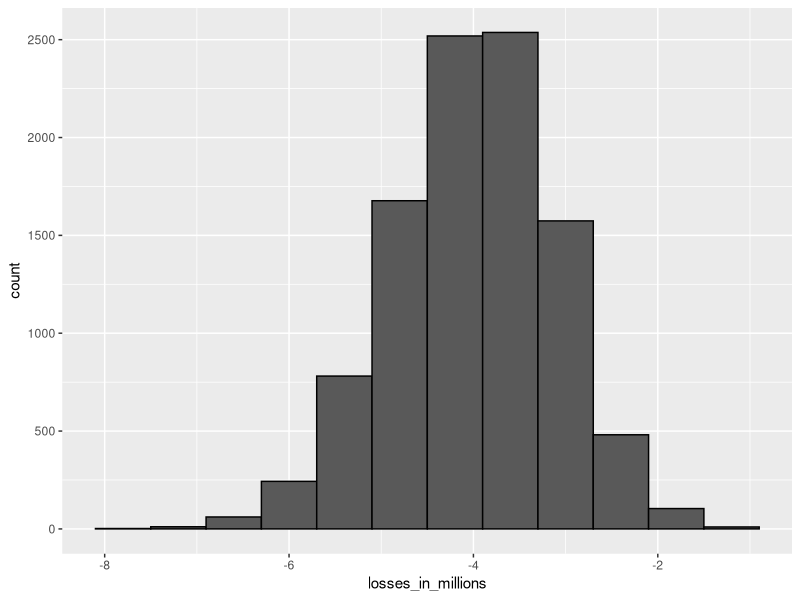

The R script that drew this image:
# The Big Short: Interest Rates Explained

# Interest rate sampling model
n <- 1000
loss_per_foreclosure <- -200000
p <- 0.02
defaults <- sample( c(0,1), n, prob=c(1-p, p), replace = TRUE)
sum(defaults * loss_per_foreclosure)

#-------------------------------------------------------------------------------
# Interest rate Monte Carlo simulation
B <- 10000
losses <- replicate(B, {
  defaults <- sample( c(0,1), n, prob=c(1-p, p), replace = TRUE) 
  sum(defaults * loss_per_foreclosure)
})

#-------------------------------------------------------------------------------
# Plotting expected losses
library(tidyverse)
data.frame(losses_in_millions = losses/10^6) %>%
  ggplot(aes(losses_in_millions)) +
  geom_histogram(binwidth = 0.6, col = "black")

#-------------------------------------------------------------------------------
# Expected value and standard error of the sum (S) of 1,000 loans
n*(p*loss_per_foreclosure + (1-p)*0)    # expected value 
sqrt(n)*abs(loss_per_foreclosure)*sqrt(p*(1-p))    # standard error

#-------------------------------------------------------------------------------
# Calculating interest rates for expected value of 0
"
We can calculate the amount [Math Processing Error] to add to each loan so that the expected value is 0 using the equation [Math Processing Error]. Note that this equation is the definition of expected value given a loss per foreclosure [Math Processing Error] with foreclosure probability [Math Processing Error] and profit [Math Processing Error] if there is no foreclosure (probability [Math Processing Error]).
We solve for [Math Processing Error] and calculate [Math Processing Error]:
"
x = - loss_per_foreclosure*p/(1-p)
x
# On a $180,000 loan, this equals an interest rate of:
x/180000

#-------------------------------------------------------------------------------
# Calculating interest rate for 1% probability of losing money
"
We want to calculate the value of [Math Processing Error] for which [Math Processing Error]. The expected value [Math Processing Error] of the sum of [Math Processing Error] loans given our definitions of [Math Processing Error], [Math Processing Error] and [Math Processing Error] is:

[Math Processing Error]
And the standard error of the sum of [Math Processing Error] loans, [Math Processing Error], is:

[Math Processing Error]
Because we know the definition of a Z-score is [Math Processing Error], we know that [Math Processing Error]. Thus, [Math Processing Error] equals:

[Math Processing Error]
z<-qnorm(0.01) gives us the value of [Math Processing Error] for which [Math Processing Error], meaning:

[Math Processing Error]
Solving for [Math Processing Error] gives:

[Math Processing Error]
"

#-------------------------------------------------------------------------------
# Calculating interest rate for 1% probability of losing money

l <- loss_per_foreclosure
z <- qnorm(0.01)
z
x <- -l*( n*p - z*sqrt(n*p*(1-p)))/ ( n*(1-p) + z*sqrt(n*p*(1-p)))
x/180000    # interest rate
loss_per_foreclosure*p + x*(1-p)    # expected value of the profit per loan
n*(loss_per_foreclosure*p + x*(1-p)) # expected value of the profit over n loans

#-------------------------------------------------------------------------------
# Code: Monte Carlo simulation for 1% probability of losing money
B <- 100000
profit <- replicate(B, {
  draws <- sample( c(x, loss_per_foreclosure), n, 
                   prob=c(1-p, p), replace = TRUE) 
  sum(draws)
})
mean(profit)    # expected value of the profit over n loans
mean(profit<0)    # probability of losing money

#===============================================================================
# Expected value with higher default rate and interest rate
p <- .04
loss_per_foreclosure <- -200000
r <- 0.05
x <- r*180000
loss_per_foreclosure*p + x*(1-p)

#-------------------------------------------------------------------------------
# Equations: Probability of losing money
"
We can define our desired probability of losing money, [Math Processing Error], as:
  
[Math Processing Error]
If [Math Processing Error] is the expected value of the urn (one loan) and [Math Processing Error] is the standard deviation of the urn (one loan), then [Math Processing Error] and [Math Processing Error].

As in the previous video, we define the probability of losing money [Math Processing Error]. In the first equation, we can see that:
  
[Math Processing Error]
It follows that:
  
[Math Processing Error]
To find the value of [Math Processing Error] for which [Math Processing Error] is less than or equal to our desired value, we take [Math Processing Error] and solve for [Math Processing Error]:
  
[Math Processing Error]
"

#-------------------------------------------------------------------------------
# Calculating number of loans for desired probability of losing money
# number of loans required:
z <- qnorm(0.01)
l <- loss_per_foreclosure
n <- ceiling((z^2*(x-l)^2*p*(1-p))/(l*p + x*(1-p))^2)
n    # number of loans required
n*(loss_per_foreclosure*p + x * (1-p))    # expected profit over n loans

#-------------------------------------------------------------------------------
# Monte Carlo simulation with known default probability
# This Monte Carlo simulation estimates the expected profit given a known probability of default [Math Processing Error]. 
# Note that your results will differ from the video because the seed is not set.
B <- 10000
p <- 0.04
x <- 0.05 * 180000
profit <- replicate(B, {
  draws <- sample( c(x, loss_per_foreclosure), n, 
                   prob=c(1-p, p), replace = TRUE) 
  sum(draws)
})
mean(profit)

#-------------------------------------------------------------------------------
# Monte Carlo simulation with unknown default probability
p <- 0.04
x <- 0.05*180000
profit <- replicate(B, {
  new_p <- 0.04 + sample(seq(-0.01, 0.01, length = 100), 1)
  draws <- sample( c(x, loss_per_foreclosure), n, 
                   prob=c(1-new_p, new_p), replace = TRUE)
  sum(draws)
})
mean(profit)    # expected profit
mean(profit < 0)    # probability of losing money
mean(profit < -10000000)    # probability of losing over $10 million










